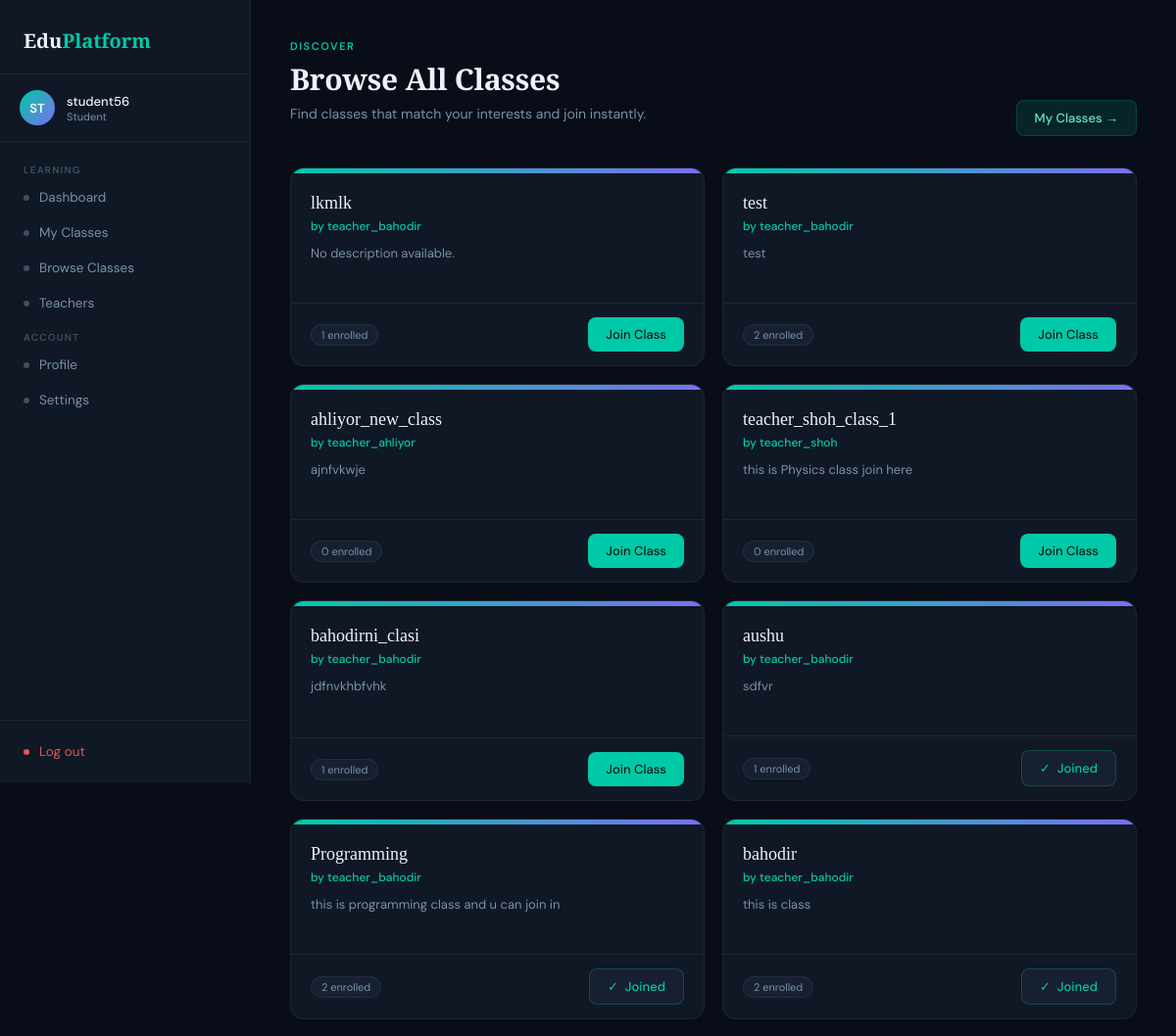
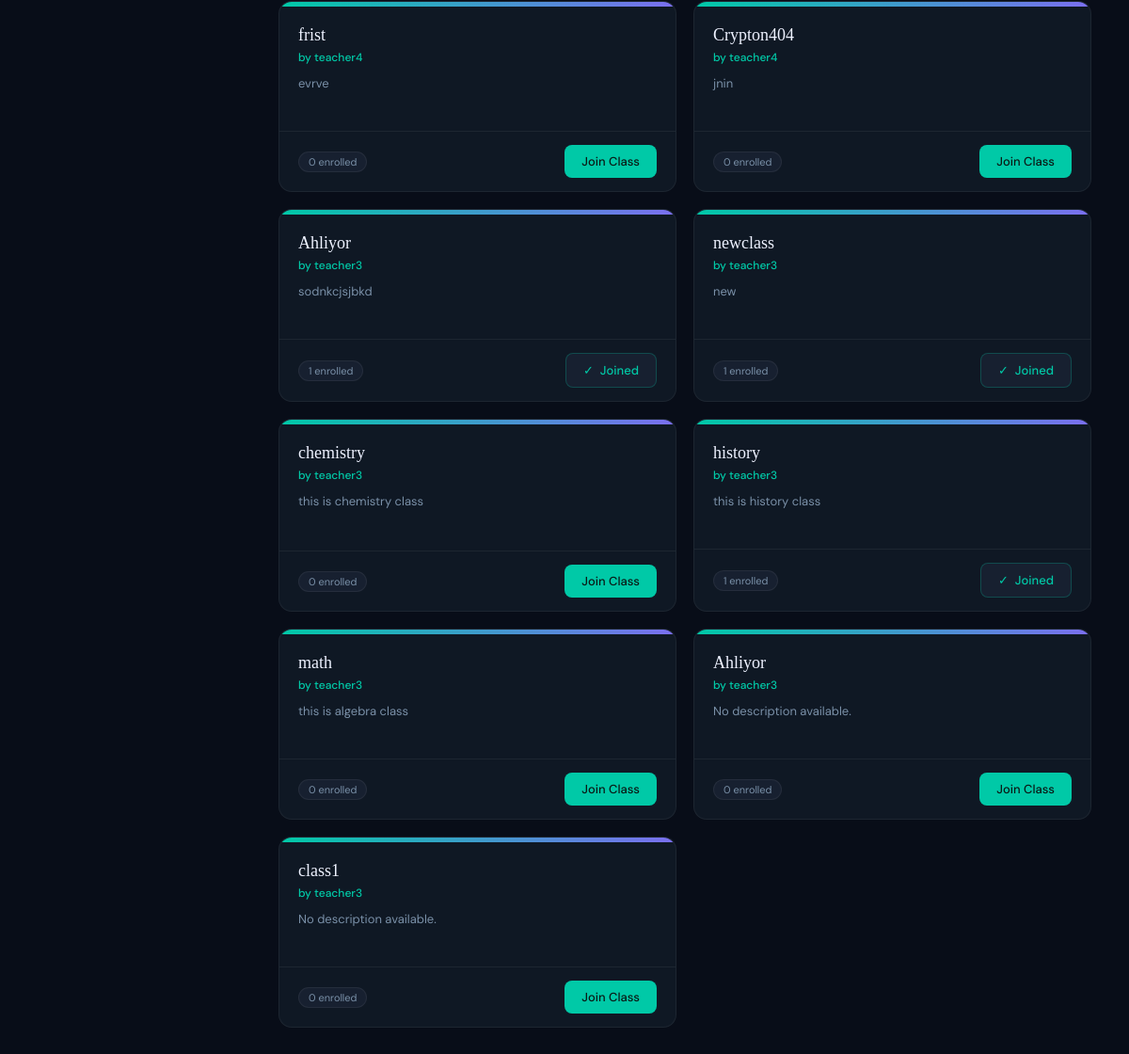
Page /student/allclasses/ (signed in) on the earlier database version (2 pictures, top to bottom).
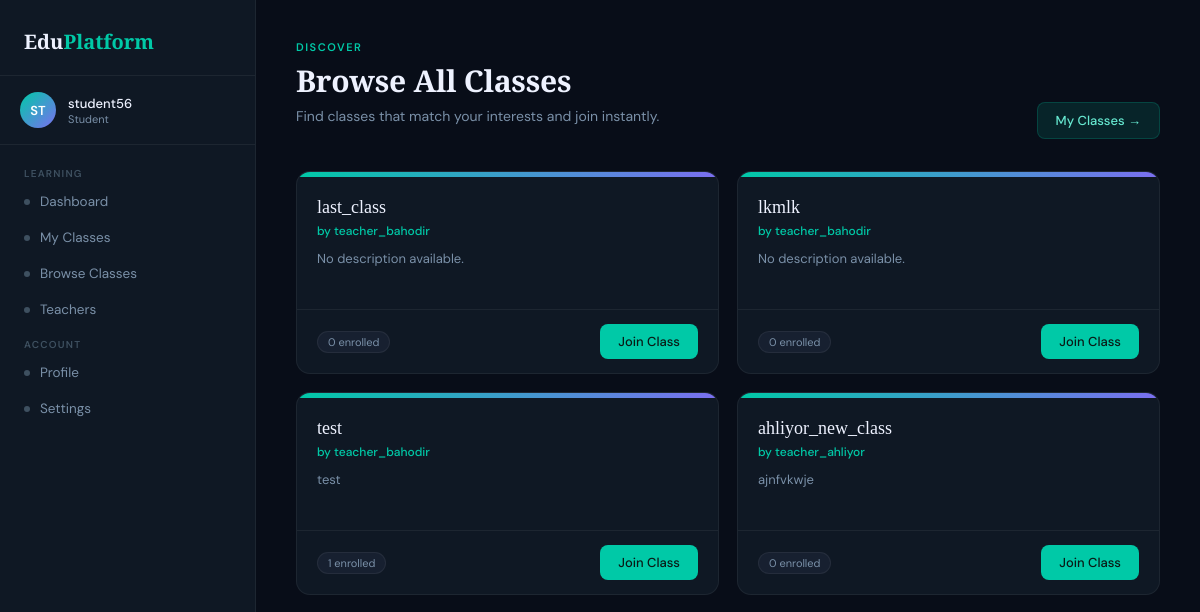
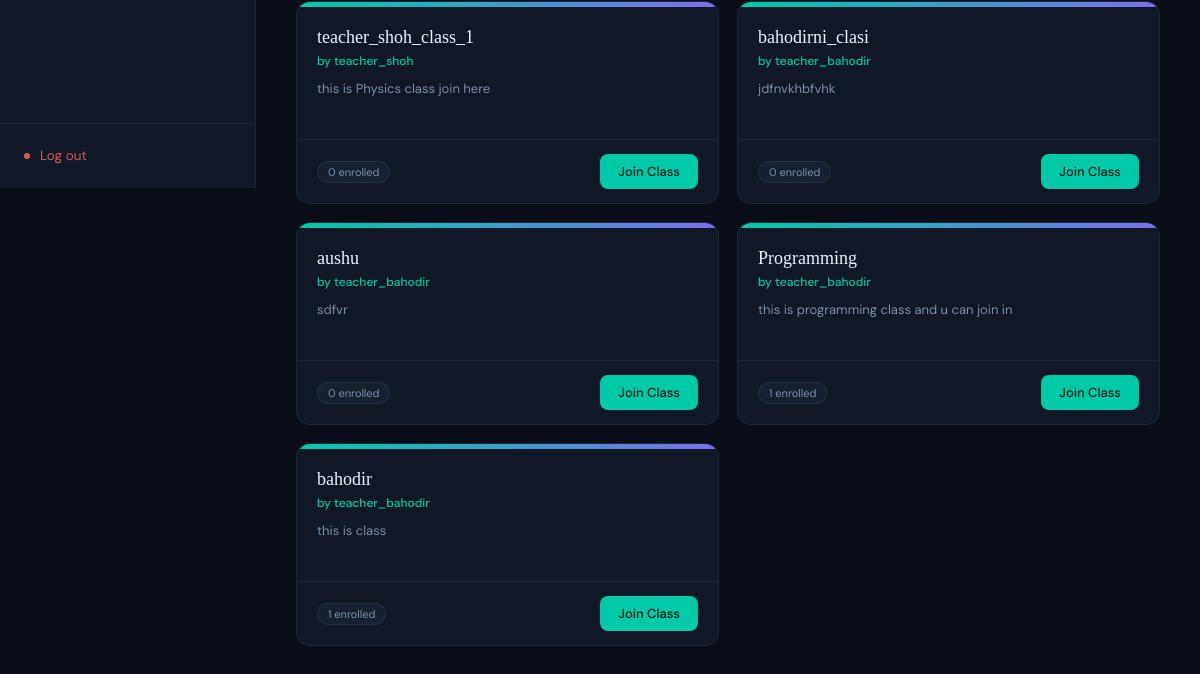
Same page on the later database version (2 pictures, top to bottom).
### classes/models.py (models this page shows, shortened)
class Class(models.Model):
    name = models.CharField(max_length=100)
    bio = models.TextField(blank=True , help_text='class description')
    created_at = models.DateTimeField(auto_now_add=True)
    teacher = models.ForeignKey(
        Teacher,
        on_delete=models.CASCADE ,
        related_name = 'classes'
    )
    students = models.ManyToManyField(
        Student,
        through='Membership',
        blank=True
    )
    class Meta:
        verbose_name_plural = "Classes"
        ordering = ['-created_at']

### teacher/models.py (models this page shows, shortened)
class Teacher(models.Model):
    user = models.OneToOneField(settings.AUTH_USER_MODEL, on_delete=models.CASCADE)
    bio = models.TextField(blank=True)
    uname = models.CharField(blank=True , max_length = 20)

### accounts/models.py (models this page shows)
class User(AbstractUser):
    ROLE_CHOICE= (
        ('student', 'Student'),
        ('teacher', 'Teacher')
    )
    role =models.CharField(max_length = 10, choices= ROLE_CHOICE)

### student/views.py (the view)
    def wrapped(request, *args, **kwargs):
        if not request.user.is_authenticated:
            return redirect('accounts:login')
        if request.user.role != 'student':
            return redirect('accounts:login')
        return view_func(request, *args, **kwargs)

### student/views.py (called while the page is built)
def student_required(view_func):
    def wrapped(request, *args, **kwargs):
        if not request.user.is_authenticated:
            return redirect('accounts:login')
        if request.user.role != 'student':
            return redirect('accounts:login')
        return view_func(request, *args, **kwargs)
    return wrapped

def _student_profile(user):
    return Student.objects.select_related('user').filter(user=user).first()

@student_required
def student_all_classes(request):
    classes = Class.objects.select_related('teacher__user').prefetch_related('students').all()
    student = _student_profile(request.user)
    joined_classes = set()
    if student:
        joined_classes = set(
            Membership.objects.filter(student=student).values_list('class_obj_id', flat=True)
        )
    return render(request, 'student/all_classes.html', {
        'all_classes': classes,
        'joined_classes': joined_classes,
    })

### student/templates/student/all_classes.html (shortened to what this page needs)
{% extends 'student/base.html' %}
{% block content %}
<div class="header-row">
  <div>
    <div class="page-eyebrow">Discover</div>
    <h1 class="page-title">Browse All Classes</h1>
    <p class="page-sub">Find classes that match your interests and join instantly.</p>
  </div>
  <a href="{% url 'student:my_classes' %}" class="my-classes-link">My Classes →</a>
</div>
{% if all_classes %}
<div class="classes-grid">
  {% for c in all_classes %}
  <div class="class-card">
    <div class="class-accent"></div>
    <div class="class-body">
      <div class="class-name">{{ c.name }}</div>
      <div class="class-teacher">by {{ c.teacher.user.username }}</div>
      <div class="class-bio">{{ c.bio|default:"No description available." }}</div>
    </div>
    <div class="class-footer">
      <span class="pill">{{ c.students.count }} enrolled</span>
      {% if c.id in joined_classes %}
        <span class="btn btn-joined">Joined</span>
      {% else %}
        <form method="POST" action="{% url 'student:join_class' c.id %}" style="display:inline;">
          <button type="submit" class="btn btn-primary">Join Class</button>
        </form>
      {% endif %}
    </div>
  </div>
  {% endfor %}
</div>
{% else %}
<div class="empty-state">
  <h3>No Classes Available</h3>
  <p>No classes have been created yet. Check back soon.</p>
</div>
{% endif %}
{% endblock %}

Differences in the rows shown:
removed Class: name "frist", teacher.user.username "teacher4", bio "evrve", students.count "0", shows "Join Class"
removed Class: name "Crypton404", teacher.user.username "teacher4", bio "jnin", students.count "0", shows "Join Class"
removed Class: name "Ahliyor", teacher.user.username "teacher3", bio "sodnkcjsjbkd", students.count "1", shows "Joined"
removed Class: name "newclass", teacher.user.username "teacher3", bio "new", students.count "1", shows "Joined"
removed Class: name "chemistry", teacher.user.username "teacher3", bio "this is chemistry class", students.count "0", shows "Join Class"
removed Class: name "history", teacher.user.username "teacher3", bio "this is history class", students.count "1", shows "Joined"
removed Class: name "math", teacher.user.username "teacher3", bio "this is algebra class", students.count "0", shows "Join Class"
removed Class: name "Ahliyor", teacher.user.username "teacher3", bio "No description available.", students.count "0", shows "Join Class"
removed Class: name "class1", teacher.user.username "teacher3", bio "No description available.", students.count "0", shows "Join Class"
added Class: name "last_class", teacher.user.username "teacher_bahodir", bio "No description available.", students.count "0", shows "Join Class"
computed for Class "lkmlk": students.count "1" → "0"
computed for Class "test": students.count "2" → "1"
computed for Class "bahodirni_clasi": students.count "1" → "0"
computed for Class "aushu": students.count "1" → "0"; text "Joined" → "Join Class"
computed for Class "Programming": students.count "2" → "1"; text "Joined" → "Join Class"
computed for Class "bahodir": students.count "2" → "1"; text "Joined" → "Join Class"
